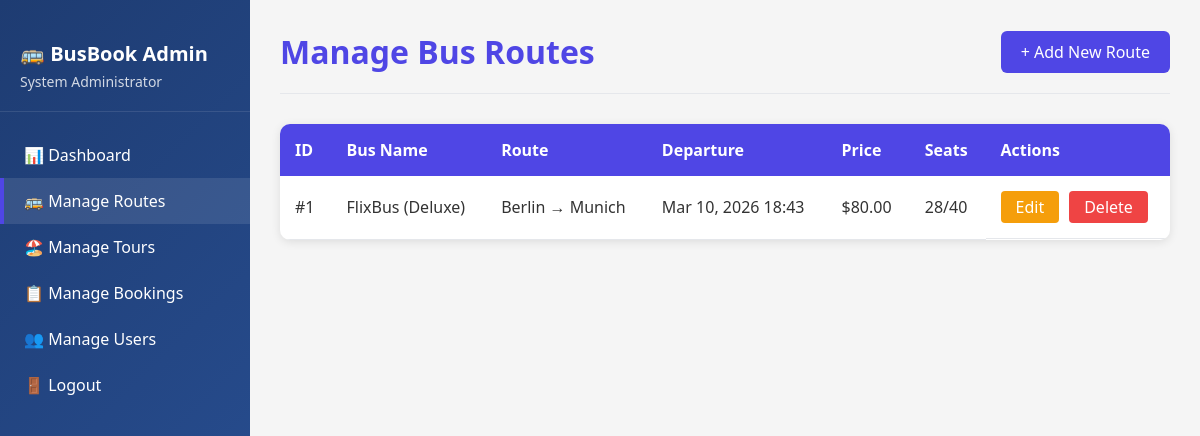
The app's page /transport_booking/admin/routes.php (signed in) with its own data.
### tables this page shows
CREATE TABLE `routes` (
  `id` int(11) NOT NULL,
  `bus_name` varchar(100) DEFAULT NULL,
  `bus_type` varchar(50) DEFAULT NULL,
  `origin` varchar(100) DEFAULT NULL,
  `destination` varchar(100) DEFAULT NULL,
  `departure_time` datetime DEFAULT NULL,
  `arrival_time` datetime DEFAULT NULL,
  `price` decimal(10,2) DEFAULT NULL,
  `total_seats` int(11) DEFAULT NULL,
  `available_seats` int(11) DEFAULT NULL,
  `status` varchar(20) DEFAULT 'active',
  `created_at` timestamp NOT NULL DEFAULT current_timestamp()
);

### transport_booking/config/database.php (called while the page is built, shortened)
<?php
class Database {
    private $host = 'localhost';
    private $user = 'root';
    private $password = '';
    private $dbname = 'transport_booking';
    public function __construct() {
        try {
            $this->conn = new mysqli($this->host, $this->user, $this->password, $this->dbname);
        } catch (Exception $e) {
            die("Database connection error: " . $e->getMessage());
        }
    }
}
?>

### transport_booking/admin/routes.php (the view, shortened to what this page needs)
<?php
require_once '../config/database.php';
$db = new Database();
$action = $_GET['action'] ?? '';
$routes = $db->conn->query("SELECT * FROM routes ORDER BY created_at DESC");
$edit_route = null;
?>
<!DOCTYPE html>
<html lang="en">
<head>
</head>
<body>
    <div class="admin-container">
        <div class="sidebar">
            <div class="sidebar-header">
                <h2>🚌 BusBook Admin</h2>
                <p><?php echo $_SESSION['full_name'] ?? 'Admin'; ?></p>
            </div>
            <div class="nav-links">
                <a href="index.php">📊 Dashboard</a>
                <a href="routes.php" class="active">🚌 Manage Routes</a>
                <a href="tours.php">🏖️ Manage Tours</a>
                <a href="bookings.php">📋 Manage Bookings</a>
                <a href="users.php">👥 Manage Users</a>
                <a href="../logout.php">🚪 Logout</a>
            </div>
        </div>
        <div class="main-content">
            <div class="header">
                <h1><?php echo $edit_route ? 'Edit Route' : 'Manage Bus Routes'; ?></h1>
                <a href="?action=add" class="btn">+ Add New Route</a>
            </div>
            <?php if($action == 'add' || $action == 'edit'): ?>
                <div class="form-container">
                    <form method="POST" action="">
                        <div class="form-row">
                            <div class="form-group">
                                <label>Bus Name *</label>
                                <input type="text" name="bus_name" class="form-control"
                                       value="<?php echo $edit_route['bus_name'] ?? ''; ?>" required>
                            </div>
                            <div class="form-group">
                                <label>Bus Type *</label>
                                <select name="bus_type" class="form-control" required>
                                    <option value="Standard" <?php echo ($edit_route['bus_type'] ?? '') == 'Standard' ? 'selected' : ''; ?>>Standard</option>
                                    <option value="Deluxe" <?php echo ($edit_route['bus_type'] ?? '') == 'Deluxe' ? 'selected' : ''; ?>>Deluxe</option>
                                    <option value="AC" <?php echo ($edit_route['bus_type'] ?? '') == 'AC' ? 'selected' : ''; ?>>AC</option>
                                    <option value="Sleeper" <?php echo ($edit_route['bus_type'] ?? '') == 'Sleeper' ? 'selected' : ''; ?>>Sleeper</option>
                                </select>
                            </div>
                        </div>
                        <div class="form-row">
                            <div class="form-group">
                                <label>Origin *</label>
                                <input type="text" name="origin" class="form-control"
                                       value="<?php echo $edit_route['origin'] ?? ''; ?>" required>
                            </div>
                            <div class="form-group">
                                <label>Destination *</label>
                                <input type="text" name="destination" class="form-control"
                                       value="<?php echo $edit_route['destination'] ?? ''; ?>" required>
                            </div>
                        </div>
                        <div class="form-row">
                            <div class="form-group">
                                <label>Departure Time *</label>
                                <input type="datetime-local" name="departure_time" class="form-control"
                                       value="<?php echo isset($edit_route['departure_time']) ? date('Y-m-d\TH:i', strtotime($edit_route['departure_time'])) : ''; ?>" required>
                            </div>
                            <div class="form-group">
                                <label>Arrival Time *</label>
                                <input type="datetime-local" name="arrival_time" class="form-control"
                                       value="<?php echo isset($edit_route['arrival_time']) ? date('Y-m-d\TH:i', strtotime($edit_route['arrival_time'])) : ''; ?>" required>
                            </div>
                        </div>
                        <div class="form-row">
                            <div class="form-group">
                                <label>Price ($) *</label>
                                <input type="number" step="0.01" name="price" class="form-control"
                                       value="<?php echo $edit_route['price'] ?? ''; ?>" required>
                            </div>
                            <div class="form-group">
                                <label>Total Seats *</label>
                                <input type="number" name="total_seats" class="form-control"
                                       value="<?php echo $edit_route['total_seats'] ?? 40; ?>" required>
                            </div>
                        </div>
                        <div class="form-group">
                            <button type="submit" class="btn"><?php echo $edit_route ? 'Update Route' : 'Add Route'; ?></button>
                            <a href="routes.php" class="btn" style="background: #6b7280; margin-left: 10px;">Cancel</a>
                        </div>
                    </form>
                </div>
            <?php else: ?>
                <div class="table-container">
                    <table>
                        <thead>
                            <tr>
                                <th>ID</th>
                                <th>Bus Name</th>
                                <th>Route</th>
                                <th>Departure</th>
                                <th>Price</th>
                                <th>Seats</th>
                                <th>Actions</th>
                            </tr>
                        </thead>
                        <tbody>
                            <?php if($routes->num_rows > 0): ?>
                                <?php while($route = $routes->fetch_assoc()): ?>
                                <tr>
                                    <td>#<?php echo $route['id']; ?></td>
                                    <td><?php echo htmlspecialchars($route['bus_name']); ?> (<?php echo $route['bus_type']; ?>)</td>
                                    <td><?php echo htmlspecialchars($route['origin']); ?> → <?php echo htmlspecialchars($route['destination']); ?></td>
                                    <td><?php echo date('M d, Y H:i', strtotime($route['departure_time'])); ?></td>
                                    <td>$<?php echo $route['price']; ?></td>
                                    <td><?php echo $route['available_seats']; ?>/<?php echo $route['total_seats']; ?></td>
                                    <td class="action-buttons">
                                        <a href="?action=edit&id=<?php echo $route['id']; ?>" class="btn-edit">Edit</a>
                                        <a href="?action=delete&id=<?php echo $route['id']; ?>"
                                           class="btn-delete"
                                           onclick="return confirm('Delete this route?')">Delete</a>
                                    </td>
                                </tr>
                                <?php endwhile; ?>
                            <?php endif; ?>
                        </tbody>
                    </table>
                </div>
            <?php endif; ?>
        </div>
    </div>
</body>
</html>

### transport_booking/admin/routes.php (style rules this page uses)
* { margin: 0; padding: 0; box-sizing: border-box; font-family: 'Segoe UI', Tahoma, Geneva, Verdana, sans-serif; }
body { background: #f5f5f5; color: #333; }
.admin-container { display: flex; min-height: 100vh; }
.sidebar { width: 250px; background: linear-gradient(135deg, #1e3c72 0%, #2a5298 100%); color: white; padding: 20px 0; }
.sidebar-header { padding: 20px; border-bottom: 1px solid rgba(255,255,255,0.1); }
.sidebar-header h2 { font-size: 20px; margin-bottom: 5px; }
.sidebar-header p { font-size: 14px; opacity: 0.8; }
.nav-links { padding: 20px 0; }
.nav-links a { display: block; padding: 12px 20px; color: white; text-decoration: none; border-left: 4px solid transparent; transition: all 0.3s; }
.nav-links a:hover, .nav-links a.active { background: rgba(255,255,255,0.1); border-left-color: #4f46e5; }
.main-content { flex: 1; padding: 30px; }
.header { display: flex; justify-content: space-between; align-items: center; margin-bottom: 30px; padding-bottom: 20px; border-bottom: 1px solid #e5e7eb; }
.header h1 { color: #4f46e5; }
.btn { padding: 10px 20px; background: #4f46e5; color: white; border: none; border-radius: 6px; cursor: pointer; text-decoration: none; display: inline-block; }
.table-container { background: white; border-radius: 10px; overflow: hidden; box-shadow: 0 2px 10px rgba(0,0,0,0.1); }
table { width: 100%; border-collapse: collapse; }
th { background: #4f46e5; color: white; padding: 15px; text-align: left; }
td { padding: 15px; border-bottom: 1px solid #e5e7eb; }
.action-buttons { display: flex; gap: 10px; }
.btn-edit { background: #f59e0b; color: white; padding: 5px 15px; border-radius: 4px; text-decoration: none; }
.btn-delete { background: #ef4444; color: white; padding: 5px 15px; border-radius: 4px; text-decoration: none; }

### records on screen
routes: id "1", bus_name "FlixBus", bus_type "Deluxe", origin "Berlin", destination "Munich", departure_time "Mar 10, 2026 18:43", price "80.00", available_seats "28", total_seats "40"

### other values on screen
$_SESSION['full_name'] "System Administrator"
